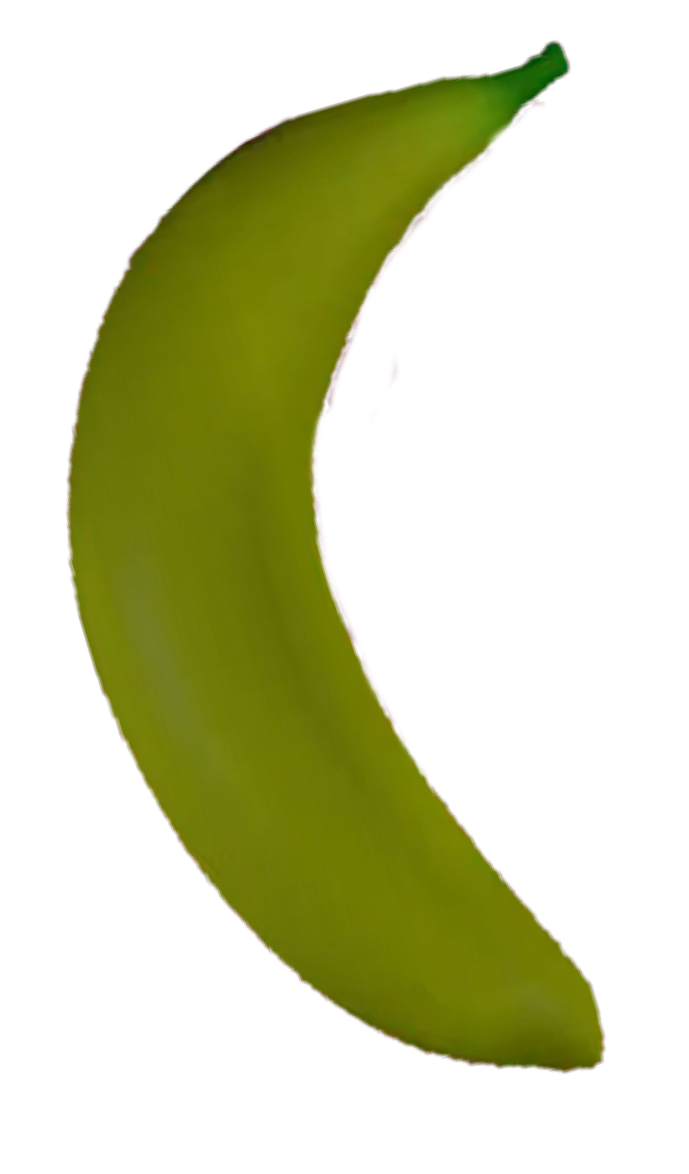
#> input picture belum_matang.png, 689 x 1174 px
$ python pengolahan_belumMatang.py
#> lines starting #> are read from the running program, lines starting #| are printed output that depends on the picture
# # nama kelompok :
# # Kevin Gantama                (2215061133)
# # Muhammad Haikal Batubara     (2255061010)
# # Muhammad Dzikri Rofa         (2255061022)

import cv2
import numpy as np
from matplotlib import pyplot as plt

image = cv2.imread('belum_matang.png')
#> image is the input picture: shape (1174, 689, 3); mean B, G, R 176.4, 212.1, 208.8

k = 3
pixels = image.reshape((image.shape[0] * image.shape[1], 3))

criteria = (cv2.TERM_CRITERIA_EPS + cv2.TERM_CRITERIA_MAX_ITER, 100, 0.2)
_, labels, centers = cv2.kmeans(pixels.astype(np.float32), k, None, criteria, 10, cv2.KMEANS_RANDOM_CENTERS)
#> centers = [[143.6, 178.2, 182.4], [5.73, 119.5, 108.6], [255.6, 255.6, 255.7]]
segmented_image = labels.reshape((image.shape[0], image.shape[1]))
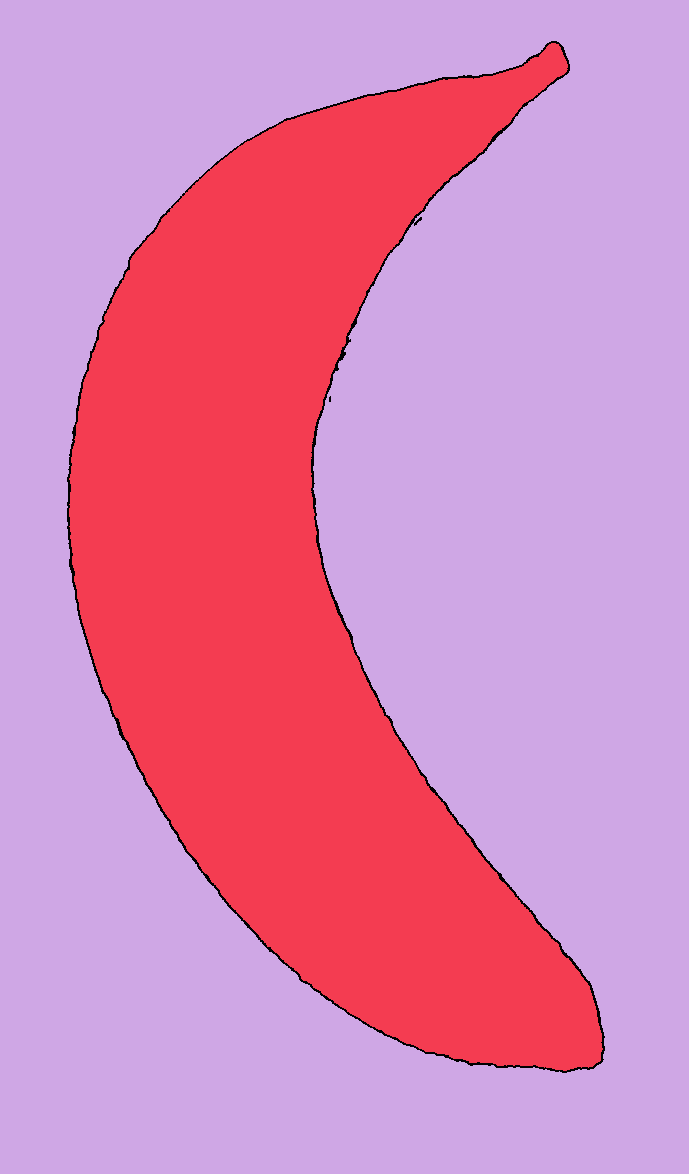
#> segmented_image: shape (1174, 689) int32; 3 distinct labels, from 0 to 2; one colour per label, 0 black

centers = np.uint8(centers)
#> centers = [[143, 178, 182], [5, 119, 108], [255, 255, 255]]

dominant_color = centers[labels.flatten()]

colored_segmented_image = centers[labels.flatten()].reshape(image.shape)
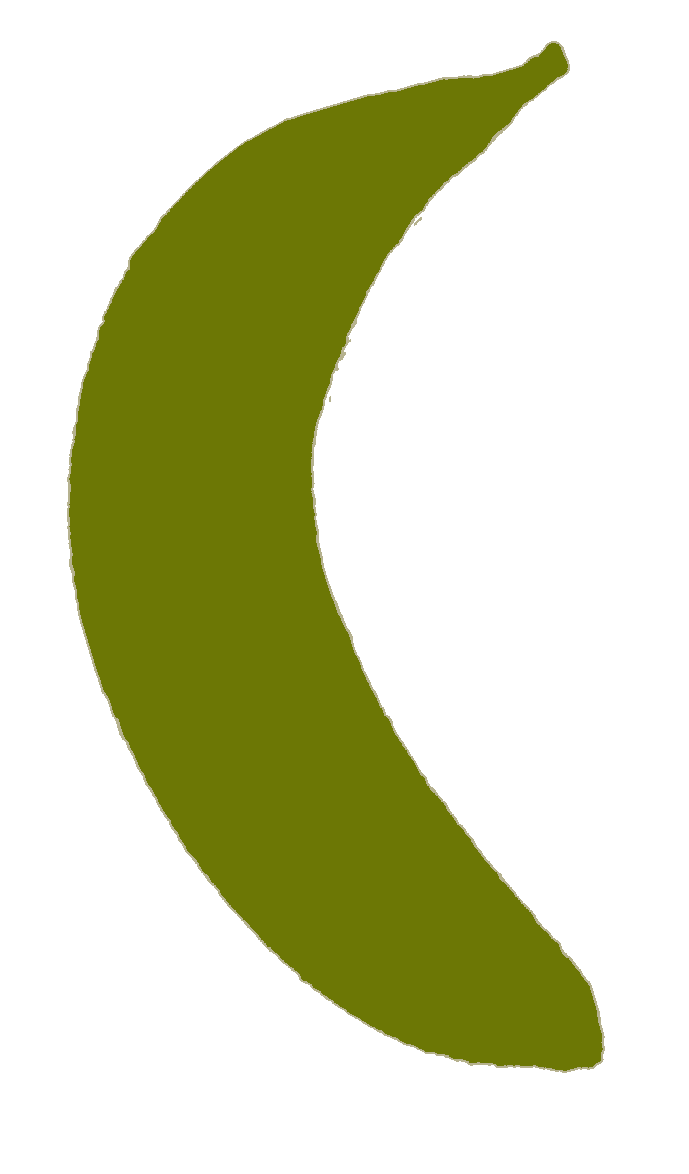
#> colored_segmented_image: shape (1174, 689, 3); mean B, G, R 176.4, 212.1, 208.7

gray_image = cv2.cvtColor(colored_segmented_image, cv2.COLOR_BGR2GRAY)
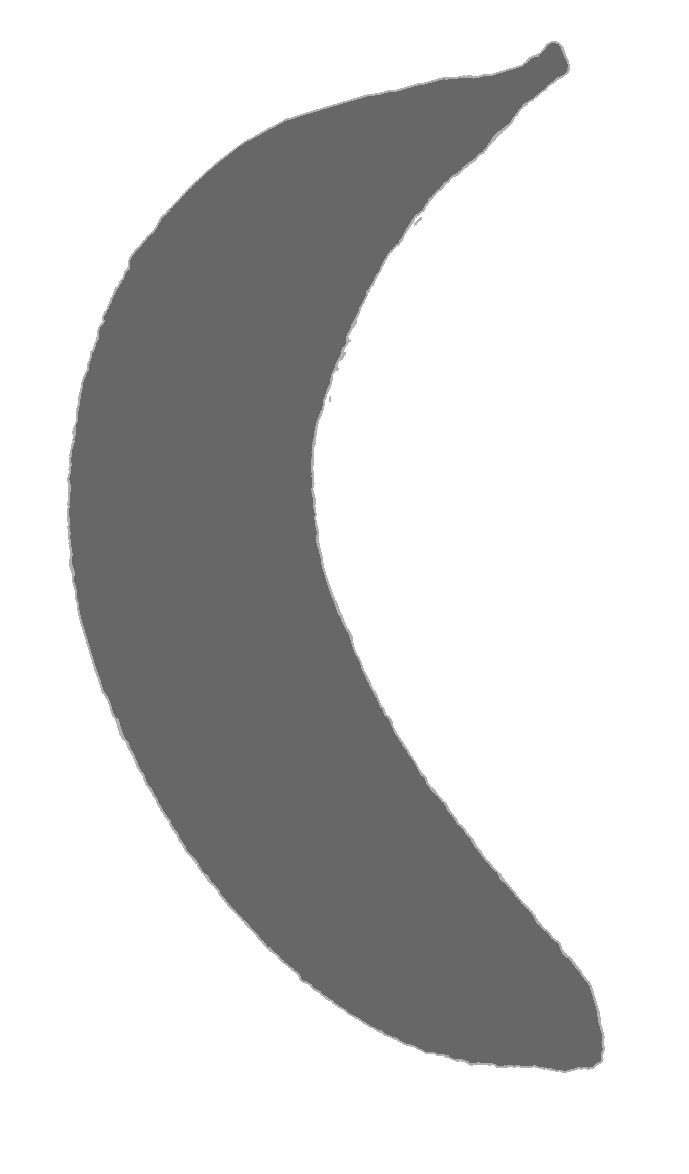
#> gray_image: shape (1174, 689); min 103, max 255, mean 207.1
range_values = np.arange(0, 145)
pixel_count = np.sum(np.isin(gray_image, range_values))
#> pixel_count = 251454

print(f"Jumlah piksel hitam: {pixel_count}")
#| Jumlah piksel hitam: 251454

if pixel_count > 200000:
    print("Pisang Belum Matang")
elif pixel_count < 100000:
    print("Pisang Matang")
else:
    print("Pisang Busuk")

plt.subplot(131), plt.imshow(cv2.cvtColor(image, cv2.COLOR_BGR2RGB))
plt.title('Citra\nAsli'), plt.xticks([]), plt.yticks([])

plt.subplot(132), plt.imshow(cv2.cvtColor(colored_segmented_image, cv2.COLOR_BGR2RGB))
plt.title('Segmentasi\nWarna Utama'), plt.xticks([]), plt.yticks([])

plt.subplot(133), plt.imshow(gray_image, cmap='gray')
plt.title('Segmentasi\nGrayscale'), plt.xticks([]), plt.yticks([])
plt.show()
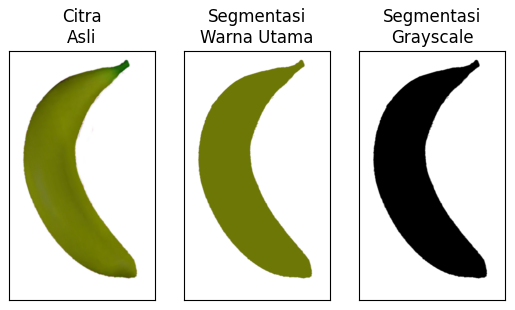
#> figure drawn by matplotlib, 3 panels

$ run again, with busuk.png copied over belum_matang.png
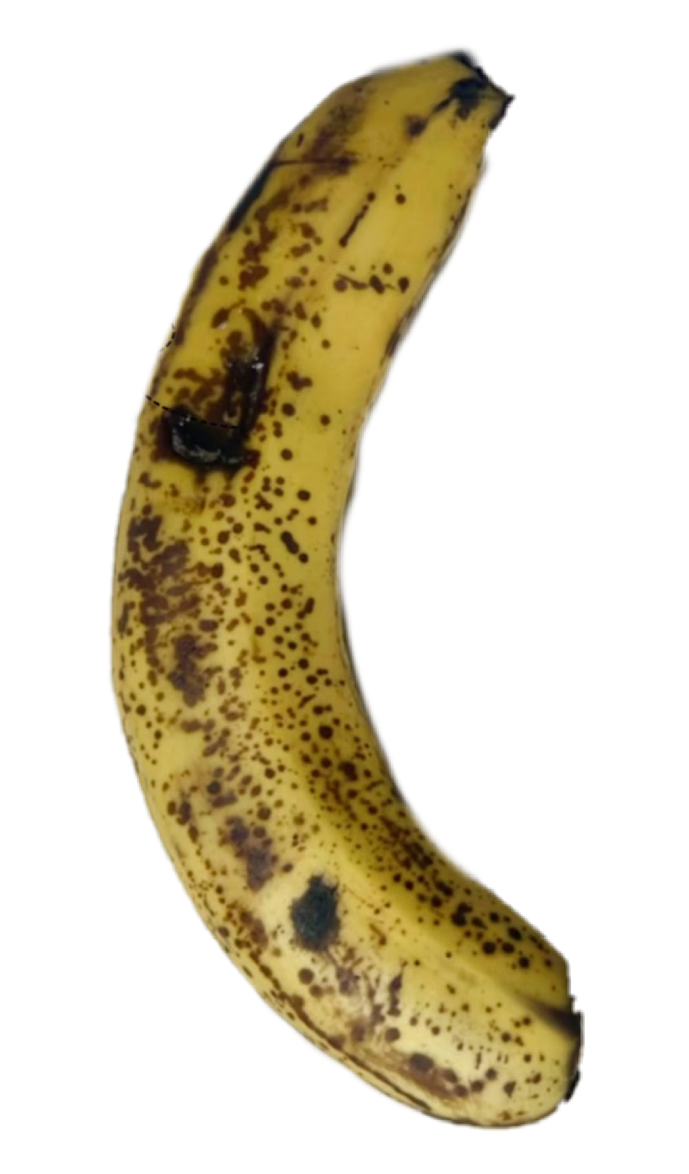
#> input picture busuk.png, 689 x 1174 px
#> image is the input picture: shape (1174, 689, 3); mean B, G, R 189.6, 211.5, 219.6
#> `_, labels, centers = cv2.kmeans(pixels.astype(np.float32), k, None, cr..`: centers = [[69.88, 151.6, 176.7], [25.64, 71.26, 96.15], [255.2, 255.4, 255.4]]
#> `segmented_image = labels.reshape((image.shape[0], image.shape[1]))`:
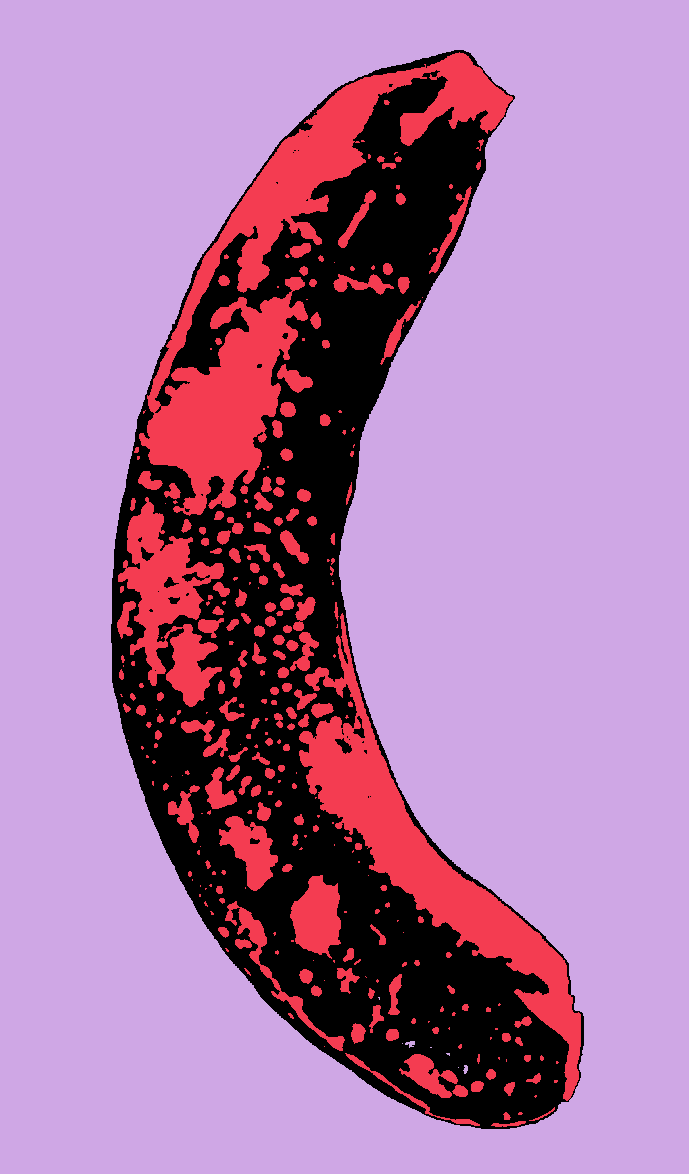
#> segmented_image: shape (1174, 689) int32; 3 distinct labels, from 0 to 2; one colour per label, 0 black
#> `centers = np.uint8(centers)`: centers = [[69, 151, 176], [25, 71, 96], [255, 255, 255]]
#> pixel_count = 100064
#| Jumlah piksel hitam: 100064
#> `plt.show()`:
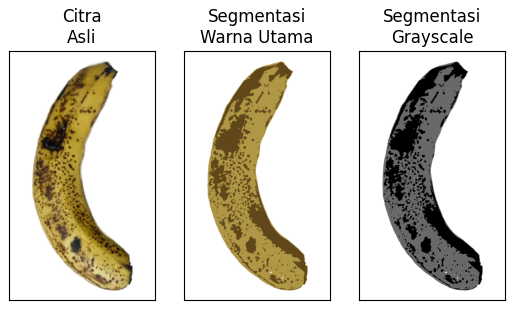
#> figure drawn by matplotlib, 3 panels

$ run again, with matang.png copied over belum_matang.png
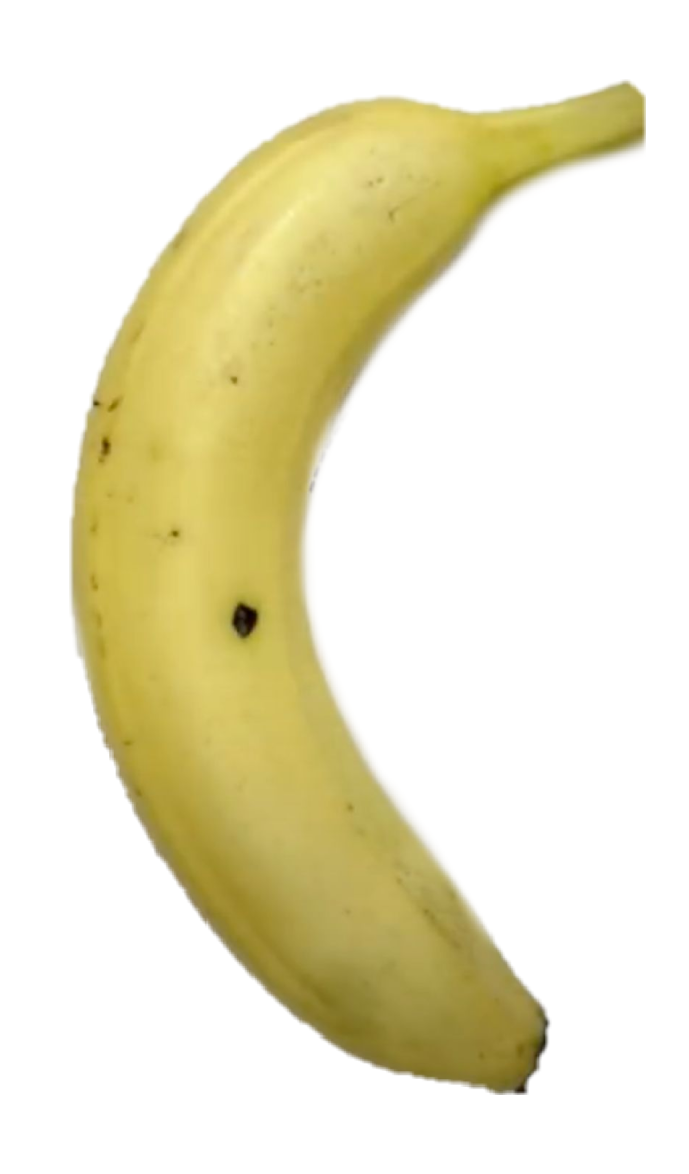
#> input picture matang.png, 689 x 1174 px
#> image is the input picture: shape (1174, 689, 3); mean B, G, R 201.3, 230.1, 235.3
#> `_, labels, centers = cv2.kmeans(pixels.astype(np.float32), k, None, cr..`: centers = [[100.8, 192.5, 208.7], [61.96, 147.8, 163.6], [255.2, 255.4, 255.4]]
#> `segmented_image = labels.reshape((image.shape[0], image.shape[1]))`:
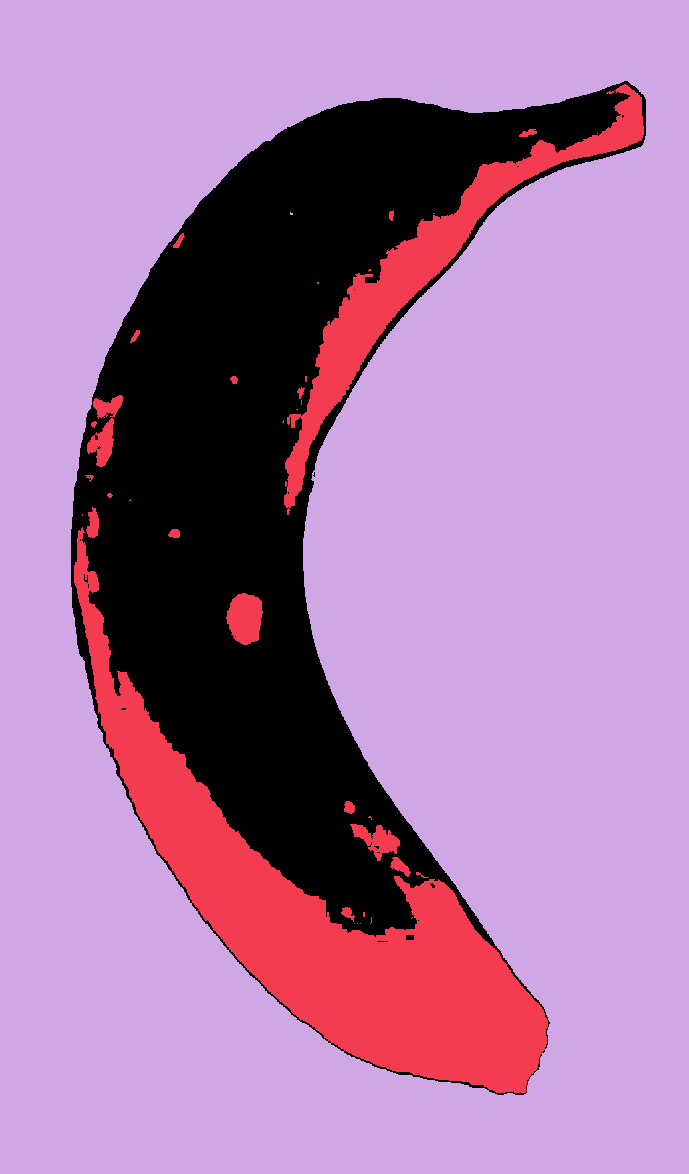
#> segmented_image: shape (1174, 689) int32; 3 distinct labels, from 0 to 2; one colour per label, 0 black
#> `centers = np.uint8(centers)`: centers = [[100, 192, 208], [61, 147, 163], [255, 255, 255]]
#> pixel_count = 83447
#| Jumlah piksel hitam: 83447
#> `plt.show()`:
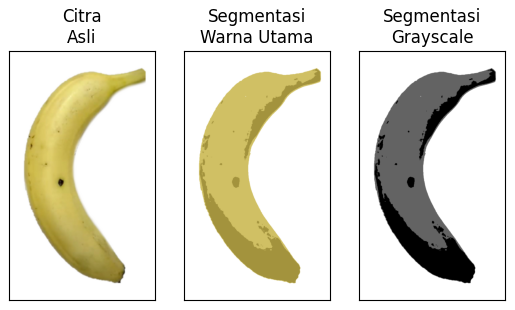
#> figure drawn by matplotlib, 3 panels
